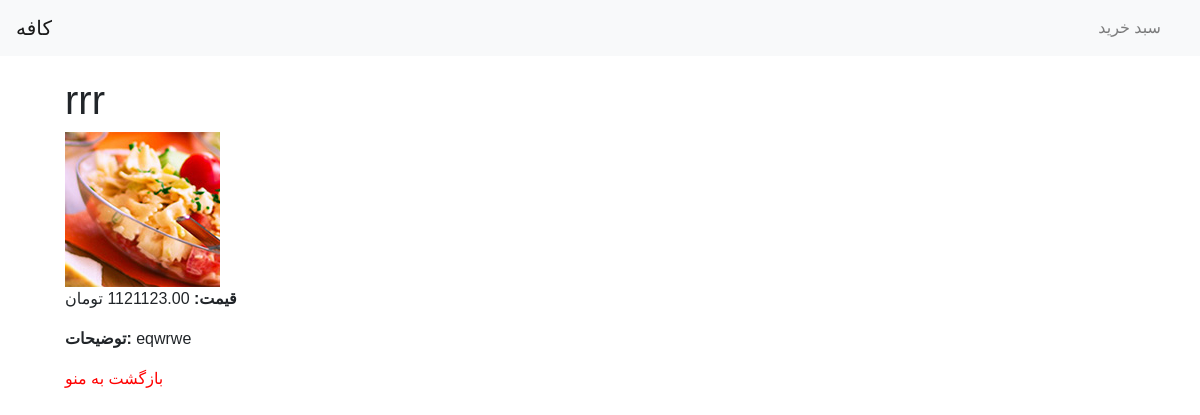
/product/5/, run on the app's committed database.
### product/models.py (models this page shows, shortened)
class Product(models.Model):
    name = models.CharField(max_length=100)
    description = models.TextField()
    price = models.DecimalField(max_digits=10, decimal_places=2)
    image = models.ImageField(upload_to='img/', default='img/special-1.jpg')

### product/views.py (the view)
# urls.py: path('product/<int:product_id>/', product_detail, name='product_detail'),
def product_detail(request, product_id):
    product = Product.objects.get(id=product_id)
    return render(request, 'product/product_detail.html', {'product': product})

### product/templates/product/product_detail.html (shortened to what this page needs)
{% extends 'product/base.html' %}
{% block content %}
<h1>{{ product.name }}</h1>
<img src="{{ product.image.url }}" alt="{{ product.name }}" style="max-width: 300px;">
<p><strong>قیمت:</strong> {{ product.price }} تومان</p>
<p><strong>توضیحات:</strong> {{ product.description }}</p>
<a href="{% url 'menu' %}">بازگشت به منو</a>
{% endblock %}

### product/static/css/styles.css (style rules this page uses)
body { font-family: Arial, sans-serif; margin: 0; padding: 0; }
a { color: #ff0000; }

### data on the page
Product: name "rrr", image (picture), price "1121123.00", description "eqwrwe"
